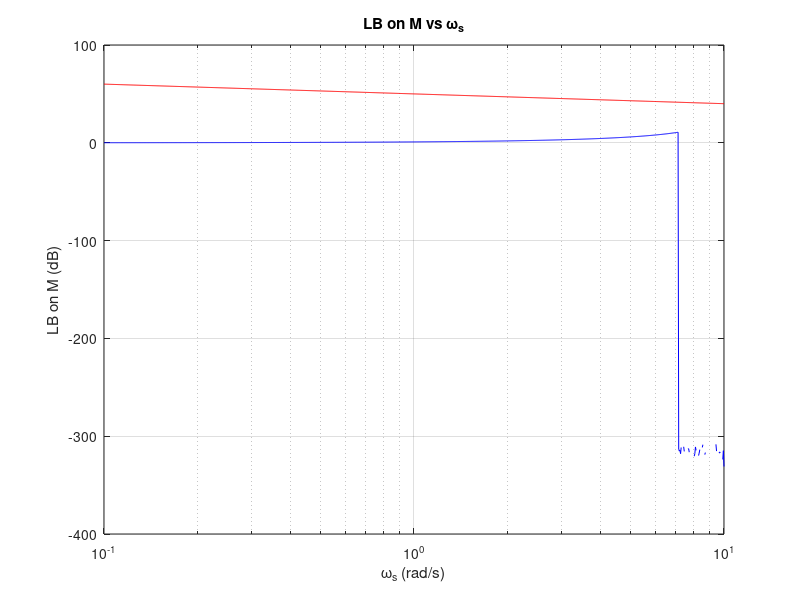

MATLAB code for this plot: (Note: this script raises an error after producing the figure.)
% Sensitivity Limits Imposed by RHP Zero: 
% Sensitivity bounds based on RHPZ and Weighting function
% SISO LTI plant with P-K classic feedback structure
% Stable plant

% -----------------------------------------------------------
clear; 
s = tf('s'); 

% Available Bandwidth
wp = 1e5; 

% RHP zero 
z = 10; 

% % % Generic Weighting FUnction: 
% W = ((s+ws*nthroot(M,k2))^k2 * (s+wp/nthroot(M,k3))^k3)/ ...
%     ((s+ws*nthroot(epsilon,k1))^k1 * (s+ws)^(k2-k1) * (s+wp)^k3);
    
% Order of transfer function in a given frequency range
% First slope:
k1 = 1; 
% Second slope:
k2 = 1;
% Third slope:
k3 = 1; 

% Performance Bandwidth Vector
ws_vec = logspace(-1,1,1000);
% Peak Sensitivity Value Vector
M_vec = logspace(0,2,1000);

% Epsilon (magnitude of sensitivity at low freq.)
% Assume that epsilon is 0 (or 0+ to be precise)

% --------------------------------------------------
% % Solve for M for different value of ws
% Expression involving M and ws
% z^k1 * (z+ws)^(k2-k1) * (z+wp)^k3 ...
%     - (z+ws*nthroot(M,k2))^k2 * (z+wp/nthroot(M,k3))^k3 == 0; 

% Preallocate
Msoln_vec = NaN*ones(numel(ws_vec),1); 
validM_vec = NaN*ones(numel(ws_vec),1); 

for ws_ind = 1:numel(ws_vec)
    ws = ws_vec(ws_ind); 
    
    
    M_param_func = @(M,ws,wp,z,k1,k2,k3) ...
        (z+ws*nthroot(M,k2))^k2 * (z+wp/nthroot(M,k3))^k3 ...
        - z^k1 * (z+ws)^(k2-k1) * (z+wp)^k3;
    % "Single" variable function:
    M_singlevar_fun = @(M) M_param_func(M,ws,wp,z,k1,k2,k3);
    % Initial Point:
    M_init = 1;
    % Solve for M (root of nonlinear expression):
    try
        M_soln = fzero(M_singlevar_fun,M_init);
    catch
        M_soln = NaN; %
    end
    % Store the solution:
    Msoln_vec(ws_ind) = M_soln; 
    
    % For the assumed upper bound on sensitivity, the relations are valid 
    % under certain assumption. This assumption is based on relation 
    % between ws and wp.
    validM_vec(ws_ind) = (wp/ws)^((k2*k3)/(k2+k3));  
end
% % Plot
figure; 
semilogx(ws_vec,mag2db(Msoln_vec),'-b');
grid on; hold on; 
semilogx(ws_vec,mag2db(validM_vec),'-r');
title('LB on M vs \omega_s');
ylabel('LB on M (dB)');
xlabel('\omega_s (rad/s)');
plot_axis;
ylim([-10 60])


% -------------------------------------------------------------
% Solve for ws for different value of M
% Expression involving ws:
% ws <= (pi*p + k3/nthroot(M,k3)*wp - k3*wp)/(-k1 - k2*nthroot(M,k2) + k2)

% Preallocate
ws_vec = NaN*ones(numel(ws_vec),1); 
validws_vec = NaN*ones(numel(ws_vec),1); 

for M_ind = 1:numel(M_vec)
    M = M_vec(M_ind); 
    
    ws_param_func = @(ws,M,wp,z,k1,k2,k3) ...
        (z+ws*nthroot(M,k2))^k2 * (z+wp/nthroot(M,k3))^k3 ...
        - z^k1 * (z+ws)^(k2-k1) * (z+wp)^k3;
    % "Single" variable function:
    ws_singlevar_fun = @(ws) ws_param_func(ws,M,wp,z,k1,k2,k3);
    % Initial Point:
    ws_init = 1;
    % Solve for ws (root of nonlinear expression):
    try 
        ws_soln = fzero(ws_singlevar_fun,ws_init);
    catch
        ws_soln = NaN; %
    end
    % Store ws
    ws_vec(M_ind) = ws_soln;
    
    % For the assumed upper bound on sensitivity, the relations are valid 
    % under certain assumption. This assumption is based on relation 
    % between ws and wp.
    validws_vec(M_ind) = wp/(nthroot(M,k2)*nthroot(M,k3));
end
% % Plot
figure; 
semilogy(mag2db(M_vec),ws_vec,'-b');
grid on; hold on; 
semilogy(mag2db(M_vec),validws_vec,'-r');
title('UP on \omega_s vs M');
xlabel('M (dB)');
ylabel('UB on Perf. Bandwidth \omega_s (rad/s)');
plot_axis;
ylim([1e-2 1e1])
